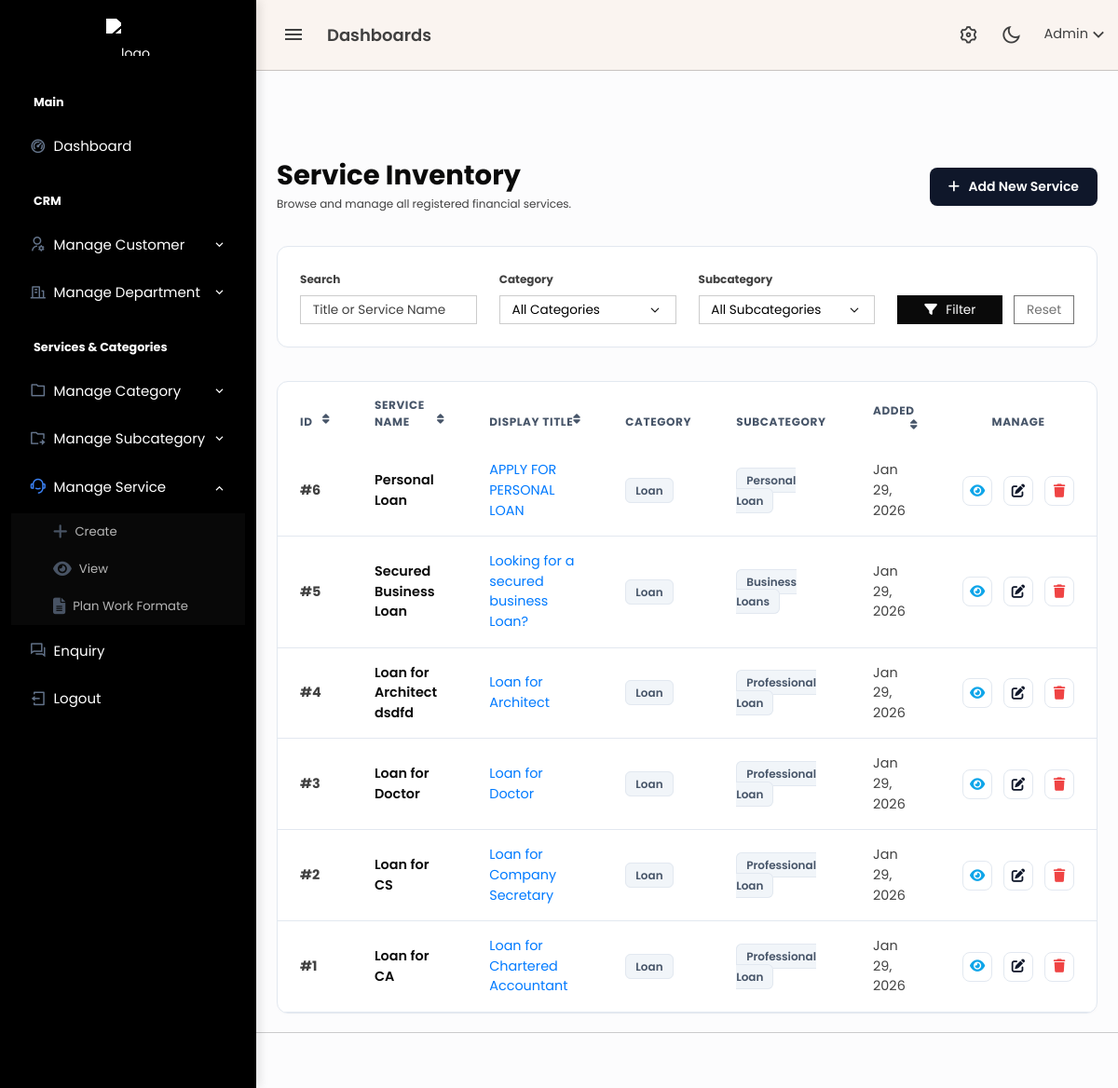
Page /admin/services.php (signed in) on the committed database.
### tables this page shows
CREATE TABLE `services` (
  `id` bigint(20) UNSIGNED NOT NULL,
  `category_id` bigint(20) UNSIGNED NOT NULL,
  `sub_category_id` bigint(20) UNSIGNED NOT NULL,
  `service_name` varchar(255) NOT NULL,
  `title` varchar(255) NOT NULL,
  `slug` varchar(255) NOT NULL,
  `short_description` text DEFAULT NULL,
  `long_description` longtext DEFAULT NULL,
  `hero_image` varchar(255) DEFAULT NULL,
  `created_at` timestamp NULL DEFAULT current_timestamp(),
  `updated_at` timestamp NULL DEFAULT current_timestamp() ON UPDATE current_timestamp()
);

CREATE TABLE `service_categories` (
  `id` bigint(20) UNSIGNED NOT NULL,
  `uuid` char(36) NOT NULL DEFAULT uuid(),
  `department` int(11) NOT NULL,
  `category_name` varchar(255) NOT NULL,
  `sequence` int(11) NOT NULL DEFAULT 1,
  `active` tinyint(1) NOT NULL DEFAULT 1,
  `live` tinyint(1) NOT NULL DEFAULT 1,
  `created_at` timestamp NULL DEFAULT current_timestamp(),
  `updated_at` timestamp NULL DEFAULT current_timestamp() ON UPDATE current_timestamp()
);

CREATE TABLE `services_subcategories` (
  `id` bigint(20) UNSIGNED NOT NULL,
  `uuid` char(36) NOT NULL DEFAULT uuid(),
  `category_id` bigint(20) UNSIGNED NOT NULL,
  `sub_category_name` varchar(255) NOT NULL,
  `sequence` int(11) NOT NULL DEFAULT 1,
  `status` enum('active','inactive') NOT NULL DEFAULT 'active',
  `live` tinyint(1) NOT NULL DEFAULT 1,
  `created_at` timestamp NULL DEFAULT current_timestamp(),
  `updated_at` timestamp NULL DEFAULT current_timestamp() ON UPDATE current_timestamp()
);

### admin/services.php (the view, shortened to what this page needs)
<?php
include 'header.php';
echo '<link rel="stylesheet" href="https://cdnjs.cloudflare.com/ajax/libs/font-awesome/6.4.2/css/all.min.css">';
include 'topbar.php';
include 'sidebar.php';
$search_title = $_GET['search_title'] ?? '';
$sort_by    = $_GET['sort_by'] ?? 'id';
$sort_order = $_GET['order'] ?? 'DESC';
$next_order = ($sort_order === 'ASC') ? 'DESC' : 'ASC';
$query = "SELECT s.*, c.category_name, sub.sub_category_name
          FROM services s
          LEFT JOIN service_categories c ON s.category_id = c.id
          LEFT JOIN services_subcategories sub ON s.sub_category_id = sub.id
          WHERE 1=1";
$query .= " ORDER BY s.$sort_by $sort_order";
$result = mysqli_query($conn, $query);
?>
<div class="content-page">
    <div class="content">
        <div class="container-fluid pt-5">
            <div class="d-flex justify-content-between align-items-center mb-4">
                <div>
                    <h2 class="fw-bold text-dark mb-1">Service Inventory</h2>
                    <p class="text-muted small mb-0">Browse and manage all registered financial services.</p>
                </div>
                <a href="service_add.php" class="btn-add-pro text-decoration-none">
                    <i class="fas fa-plus me-1"></i> Add New Service
                </a>
            </div>
            <div class="card card-modern mb-4">
                <div class="card-body p-3">
                    <form method="GET" class="row g-3 align-items-end">
                        <div class="col-md-3">
                            <label class="form-label text-muted small fw-bold">Search</label>
                            <input type="text" name="search_title" class="form-control form-control-sm" placeholder="Title or Service Name" value="<?= htmlspecialchars($search_title) ?>">
                        </div>
                        <div class="col-md-3">
                            <label class="form-label text-muted small fw-bold">Category</label>
                            <select name="category" class="form-select form-select-sm" onchange="this.form.submit()">
                                <option value="">All Categories</option>
                            </select>
                        </div>
                        <div class="col-md-3">
                            <label class="form-label text-muted small fw-bold">Subcategory</label>
                            <select name="sub_category" class="form-select form-select-sm" onchange="this.form.submit()">
                                <option value="">All Subcategories</option>
                            </select>
                        </div>
                        <div class="col-md-3 d-flex gap-2">
                            <button class="btn btn-sm btn-dark w-100"><i class="fas fa-filter me-1"></i> Filter</button>
                            <a href="services.php" class="btn btn-sm btn-outline-secondary w-50">Reset</a>
                        </div>
                    </form>
                </div>
            </div>
            <div class="card card-modern">
                <div class="card-body p-0">
                    <div class="table-responsive">
                        <table class="table table-modern mb-0">
                            <thead>
                                <tr>
                                    <th width="80">
                                        <a href="?sort_by=id&order=<?= $next_order ?>">ID <i class="fas fa-sort float-end"></i></a>
                                    </th>
                                    <th>
                                        <a href="?sort_by=service_name&order=<?= $next_order ?>">Service Name <i class="fas fa-sort float-end"></i></a>
                                    </th>
                                    <th>
                                        <a href="?sort_by=title&order=<?= $next_order ?>">Display Title <i class="fas fa-sort float-end"></i></a>
                                    </th>
                                    <th>Category</th>
                                    <th>Subcategory</th>
                                    <th>
                                        <a href="?sort_by=created_at&order=<?= $next_order ?>">Added <i class="fas fa-sort float-end"></i></a>
                                    </th>
                                    <th width="150" class="text-center">Manage</th>
                                </tr>
                            </thead>
                            <tbody>
                                <?php if (mysqli_num_rows($result) > 0) {
                                    while ($row = mysqli_fetch_assoc($result)) { ?>
                                        <tr id="row-<?= $row['id'] ?>">
                                            <td class="text-muted fw-bold">#<?= $row['id'] ?></td>
                                            <td class="fw-semibold text-dark"><?= htmlspecialchars($row['service_name']) ?></td>
                                            <td class="text-primary"><?= htmlspecialchars($row['title']) ?></td>
                                            <td><span class="badge-soft"><?= htmlspecialchars($row['category_name']) ?></span></td>
                                            <td><span class="badge-soft"><?= htmlspecialchars($row['sub_category_name']) ?></span></td>
                                            <td class="text-muted small"><?= date('M d, Y', strtotime($row['created_at'])) ?></td>
                                            <td class="text-center">
                                                <div class="d-flex justify-content-center gap-2">
                                                    <a href="service_details.php?id=<?= $row['id'] ?>" class="btn-action btn-view" title="View Details">
                                                        <i class="fas fa-eye"></i>
                                                    </a>
                                                    <a href="service_edit.php?service_id=<?= $row['id'] ?>" class="btn-action btn-edit-pro" title="Edit">
                                                        <i class="fas fa-edit"></i>
                                                    </a>
                                                    <a href="db/delete/service_delete.php?id=<?= $row['id'] ?>"
                                                       class="btn-action btn-delete-pro"
                                                       onclick="return confirm('This will permanently delete this service and all its details. Continue?');"
                                                       title="Delete">
                                                        <i class="fas fa-trash"></i>
                                                    </a>
                                                </div>
                                            </td>
                                        </tr>
                                    <?php }
                                } ?>
                            </tbody>
                        </table>
                    </div>
                </div>
            </div>
        </div>
    </div>
</div>
<?php include 'footer.php'; ?>

### admin/sidebar.php (style rules this page uses)
:root { --nav-bg: #000000; --nav-text: #ffffff; --nav-hover-bg: #1e293b; --accent-blue: #3b82f6; }

### admin/services.php (style rules this page uses)
:root { --slate-900: #0f172a; --slate-600: #475569; --slate-200: #e2e8f0; }
.content-page { background-color: #fcfcfd; }
.card-modern { border: 1px solid var(--slate-200); border-radius: 12px; background: #ffffff; box-shadow: 0 1px 3px rgba(0,0,0,0.02); overflow: hidden; }
.table-modern thead th { background: #f8fafc; text-transform: uppercase; font-size: 0.75rem; font-weight: 700; letter-spacing: 0.05em; color: var(--slate-600); padding: 16px 24px; border: none; cursor: pointer; }
.table-modern thead th a { color: inherit; text-decoration: none; display: block; }
.table-modern tbody td { padding: 16px 24px; font-size: 0.9rem; color: var(--slate-900); border-bottom: 1px solid var(--slate-200); vertical-align: middle; }
.btn-action { width: 32px; height: 32px; padding: 0; display: inline-flex; align-items: center; justify-content: center; border-radius: 8px; transition: all 0.2s; border: 1px solid var(--slate-200); background: white; text-decoration: none; }
.btn-view { color: #0ea5e9; }
.btn-edit-pro { color: var(--slate-900); }
.btn-delete-pro { color: #ef4444; }
.btn-add-pro { background: var(--slate-900); color: white !important; border-radius: 8px; padding: 10px 20px; font-weight: 600; transition: opacity 0.2s; }
.badge-soft { background-color: #f1f5f9; color: #475569; border: 1px solid var(--slate-200); font-weight: 600; padding: 4px 10px; border-radius: 6px; font-size: 0.75rem; }

### rows in the picture
services: id "6", service_name "Personal Loan", title "APPLY FOR PERSONAL LOAN", service_categories.category_name "Loan", services_subcategories.sub_category_name "Personal Loan", created_at "Jan 29, 2026"
services: id "5", service_name "Secured Business Loan", title "Looking for a secured business Loan?", service_categories.category_name "Loan", services_subcategories.sub_category_name "Business Loans", created_at "Jan 29, 2026"
services: id "4", service_name "Loan for Architect dsdfd", title "Loan for Architect", service_categories.category_name "Loan", services_subcategories.sub_category_name "Professional Loan", created_at "Jan 29, 2026"
services: id "3", service_name "Loan for Doctor", title "Loan for Doctor", service_categories.category_name "Loan", services_subcategories.sub_category_name "Professional Loan", created_at "Jan 29, 2026"
services: id "2", service_name "Loan for CS", title "Loan for Company Secretary", service_categories.category_name "Loan", services_subcategories.sub_category_name "Professional Loan", created_at "Jan 29, 2026"
services: id "1", service_name "Loan for CA", title "Loan for Chartered Accountant", service_categories.category_name "Loan", services_subcategories.sub_category_name "Professional Loan", created_at "Jan 29, 2026"
